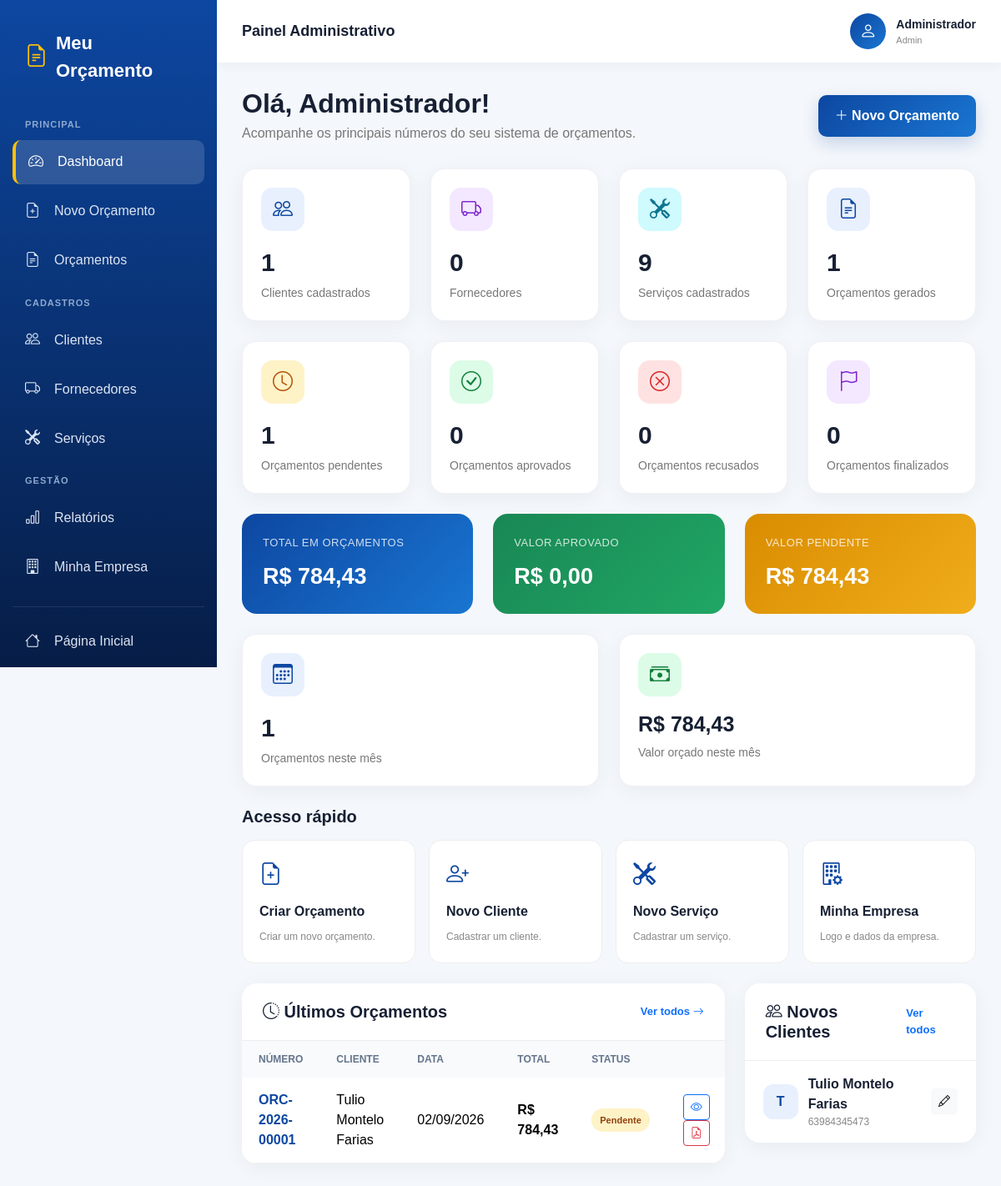
Screenshot of /dashboard/index.php (signed in) with the database file from the repository.
### tables this page shows
CREATE TABLE `orcamentos` (
  `id` int(11) NOT NULL,
  `numero` varchar(30) NOT NULL,
  `cliente_id` int(11) NOT NULL,
  `data_orcamento` date NOT NULL,
  `validade` date DEFAULT NULL,
  `subtotal` decimal(12,2) NOT NULL DEFAULT 0.00,
  `desconto` decimal(12,2) NOT NULL DEFAULT 0.00,
  `total` decimal(12,2) NOT NULL DEFAULT 0.00,
  `status` enum('pendente','aprovado','recusado','finalizado') DEFAULT 'pendente',
  `observacoes` text DEFAULT NULL,
  `usuario_id` int(11) DEFAULT NULL,
  `criado_em` timestamp NOT NULL DEFAULT current_timestamp(),
  `atualizado_em` timestamp NOT NULL DEFAULT current_timestamp() ON UPDATE current_timestamp()
);

CREATE TABLE `clientes` (
  `id` int(11) NOT NULL,
  `nome` varchar(150) NOT NULL,
  `tipo_pessoa` enum('fisica','juridica') DEFAULT 'fisica',
  `cpf_cnpj` varchar(20) DEFAULT NULL,
  `telefone` varchar(20) DEFAULT NULL,
  `whatsapp` varchar(20) DEFAULT NULL,
  `email` varchar(150) DEFAULT NULL,
  `cep` varchar(10) DEFAULT NULL,
  `endereco` varchar(200) DEFAULT NULL,
  `numero` varchar(20) DEFAULT NULL,
  `complemento` varchar(100) DEFAULT NULL,
  `bairro` varchar(100) DEFAULT NULL,
  `cidade` varchar(100) DEFAULT NULL,
  `estado` char(2) DEFAULT NULL,
  `observacoes` text DEFAULT NULL,
  `status` enum('ativo','inativo') DEFAULT 'ativo',
  `criado_em` timestamp NOT NULL DEFAULT current_timestamp(),
  `atualizado_em` timestamp NOT NULL DEFAULT current_timestamp() ON UPDATE current_timestamp()
);

### dashboard/index.php (the view, shortened to what the rows shown need)
<?php
require_once __DIR__ . "/../config/database.php";
$stmtUltimos = $pdo->query("
    SELECT
        o.id,
        o.numero,
        o.data_orcamento,
        o.validade,
        o.total,
        o.status,
        c.nome AS cliente_nome
    FROM orcamentos o
    INNER JOIN clientes c
        ON c.id = o.cliente_id
    ORDER BY o.id DESC
    LIMIT 8
");
$ultimosOrcamentos =
    $stmtUltimos->fetchAll();
$stmtClientes = $pdo->query("
    SELECT
        id,
        nome,
        email,
        telefone,
        cidade,
        estado,
        criado_em
    FROM clientes
    ORDER BY id DESC
    LIMIT 5
");
$ultimosClientes =
    $stmtClientes->fetchAll();
function moeda($valor)
{
    return "R$ " .
        number_format(
            (float) $valor,
            2,
            ",",
            "."
        );
}
function classeStatus($status)
{
    switch ($status) {
        default:
            return "status-pendente";
    }
}
function nomeStatus($status)
{
    switch ($status) {
        default:
            return "Pendente";
    }
}
$nomeUsuario =
    $_SESSION["usuario_nome"] ??
    "Usuário";
?>
<!DOCTYPE html>
<html lang="pt-BR">
<head>
<link
    href="https://cdn.jsdelivr.net/npm/bootstrap@5.3.3/dist/css/bootstrap.min.css"
    rel="stylesheet"
>
<link
    rel="stylesheet"
    href="https://cdn.jsdelivr.net/npm/bootstrap-icons@1.11.3/font/bootstrap-icons.min.css"
>
</head>
<body>
<div class="main">
    <div class="content">
        <div class="welcome">
            <div>
                <h2>
                    Olá,
                    <?= htmlspecialchars(
                        $nomeUsuario
                    ) ?>!
                </h2>
            </div>
        </div>
        <div class="row g-4">
            <div class="col-xl-8">
                <div class="section-box">
                    <?php if ($ultimosOrcamentos): ?>
                        <div class="table-responsive">
                            <table
                                class="
                                    table
                                    table-dashboard
                                "
                            >
                                <thead>
                                    <tr>
                                        <th>Número</th>
                                        <th>Cliente</th>
                                        <th>Data</th>
                                        <th>Total</th>
                                        <th>Status</th>
                                        <th></th>
                                    </tr>
                                </thead>
                                <tbody>
                                <?php foreach (
                                    $ultimosOrcamentos
                                    as $orcamento
                                ): ?>
                                    <tr>
                                        <td>
                                            <span class="orcamento-numero">
                                                <?= htmlspecialchars(
                                                    $orcamento["numero"]
                                                ) ?>
                                            </span>
                                        </td>
                                        <td>
                                            <?= htmlspecialchars(
                                                $orcamento["cliente_nome"]
                                            ) ?>
                                        </td>
                                        <td>
                                            <?= date(
                                                "d/m/Y",
                                                strtotime(
                                                    $orcamento["data_orcamento"]
                                                )
                                            ) ?>
                                        </td>
                                        <td class="total-orcamento">
                                            <?= moeda(
                                                $orcamento["total"]
                                            ) ?>
                                        </td>
                                        <td>
                                            <span
                                                class="
                                                    status
                                                    <?= classeStatus(
                                                        $orcamento["status"]
                                                    ) ?>
                                                "
                                            >
                                                <?= nomeStatus(
                                                    $orcamento["status"]
                                                ) ?>
                                            </span>
                                        </td>
                                        <td>
                                            <a
                                                href="../orcamentos/visualizar.php?id=<?= $orcamento["id"] ?>"
                                                class="btn btn-sm btn-outline-primary"
                                                title="Visualizar"
                                            >
                                                <i class="bi bi-eye"></i>
                                            </a>
                                            <a
                                                href="../orcamentos/gerar_pdf.php?id=<?= $orcamento["id"] ?>"
                                                class="btn btn-sm btn-outline-danger"
                                                target="_blank"
                                                title="PDF"
                                            >
                                                <i class="bi bi-file-earmark-pdf"></i>
                                            </a>
                                        </td>
                                    </tr>
                                <?php endforeach; ?>
                                </tbody>
                            </table>
                        </div>
                    <?php endif; ?>
                </div>
            </div>
            <div class="col-xl-4">
                <div class="section-box">
                    <?php if ($ultimosClientes): ?>
                        <?php foreach (
                            $ultimosClientes
                            as $cliente
                        ): ?>
                            <div class="cliente-item">
                                <div class="cliente-avatar">
                                    <?= strtoupper(
                                        substr(
                                            $cliente["nome"],
                                            0,
                                            1
                                        )
                                    ) ?>
                                </div>
                                <div class="cliente-info">
                                    <div class="cliente-nome">
                                        <?= htmlspecialchars(
                                            $cliente["nome"]
                                        ) ?>
                                    </div>
                                    <div class="cliente-contato">
                                        <?php
                                        if (
                                            !empty(
                                                $cliente["telefone"]
                                            )
                                        ) {
                                            echo htmlspecialchars(
                                                $cliente["telefone"]
                                            );
                                        } elseif (
                                            !empty(
                                                $cliente["email"]
                                            )
                                        ) {
                                            echo htmlspecialchars(
                                                $cliente["email"]
                                            );
                                        } else {
                                            echo "Sem contato";
                                        }
                                        ?>
                                    </div>
                                </div>
                                <a
                                    href="../clientes/editar.php?id=<?= $cliente["id"] ?>"
                                    class="btn btn-sm btn-light"
                                >
                                    <i class="bi bi-pencil"></i>
                                </a>
                            </div>
                        <?php endforeach; ?>
                    <?php endif; ?>
                </div>
            </div>
        </div>
    </div>
</div>
</body>
</html>

### rows the page displays
orcamentos: numero "ORC-2026-00001", cliente.nome "Tulio Montelo Farias", data_orcamento "02/09/2026", total "R$ 784,43", status "Pendente"
clientes: nome "T", nome "Tulio Montelo Farias", telefone "63984345473"

### other values shown
$nomeUsuario "Administrador"
$_SESSION["usuario_tipo"] "Admin"
$totalClientes "1"
$totalFornecedores "0"
$totalServicos "9"
$totalOrcamentos "1"
$totalPendentes "1"
$totalAprovados "0"
$totalRecusados "0"
$totalFinalizados "0"
$orcamentosMes "1"
